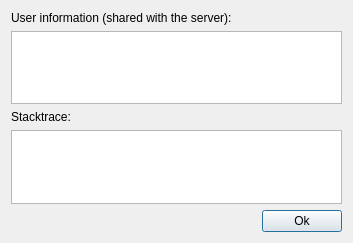
<?xml version="1.0" encoding="UTF-8"?>
<ui version="4.0">
 <class>detailsDialog</class>
 <widget class="QDialog" name="detailsDialog">
  <property name="geometry">
   <rect>
    <x>0</x>
    <y>0</y>
    <width>353</width>
    <height>243</height>
   </rect>
  </property>
  <property name="sizePolicy">
   <sizepolicy hsizetype="Expanding" vsizetype="Expanding">
    <horstretch>0</horstretch>
    <verstretch>0</verstretch>
   </sizepolicy>
  </property>
  <property name="windowTitle">
   <string>Additional details</string>
  </property>
  <layout class="QHBoxLayout" name="horizontalLayout_2">
   <item>
    <layout class="QVBoxLayout" name="verticalLayout">
     <property name="sizeConstraint">
      <enum>QLayout::SetDefaultConstraint</enum>
     </property>
     <item>
      <widget class="QLabel" name="user_layout">
       <property name="text">
        <string>User information (shared with the server):</string>
       </property>
      </widget>
     </item>
     <item>
      <widget class="QTextBrowser" name="user_text">
       <property name="maximumSize">
        <size>
         <width>16777215</width>
         <height>16777215</height>
        </size>
       </property>
      </widget>
     </item>
     <item>
      <widget class="QLabel" name="stacktrace_label">
       <property name="text">
        <string>Stacktrace:</string>
       </property>
      </widget>
     </item>
     <item>
      <widget class="QTextBrowser" name="stacktrace_text"/>
     </item>
     <item>
      <layout class="QHBoxLayout" name="horizontalLayout">
       <item>
        <spacer name="horizontalSpacer">
         <property name="orientation">
          <enum>Qt::Horizontal</enum>
         </property>
         <property name="sizeHint" stdset="0">
          <size>
           <width>40</width>
           <height>20</height>
          </size>
         </property>
        </spacer>
       </item>
       <item>
        <widget class="QPushButton" name="pushButtonOk">
         <property name="text">
          <string>Ok</string>
         </property>
        </widget>
       </item>
      </layout>
     </item>
    </layout>
   </item>
  </layout>
 </widget>
 <resources/>
 <connections/>
</ui>
